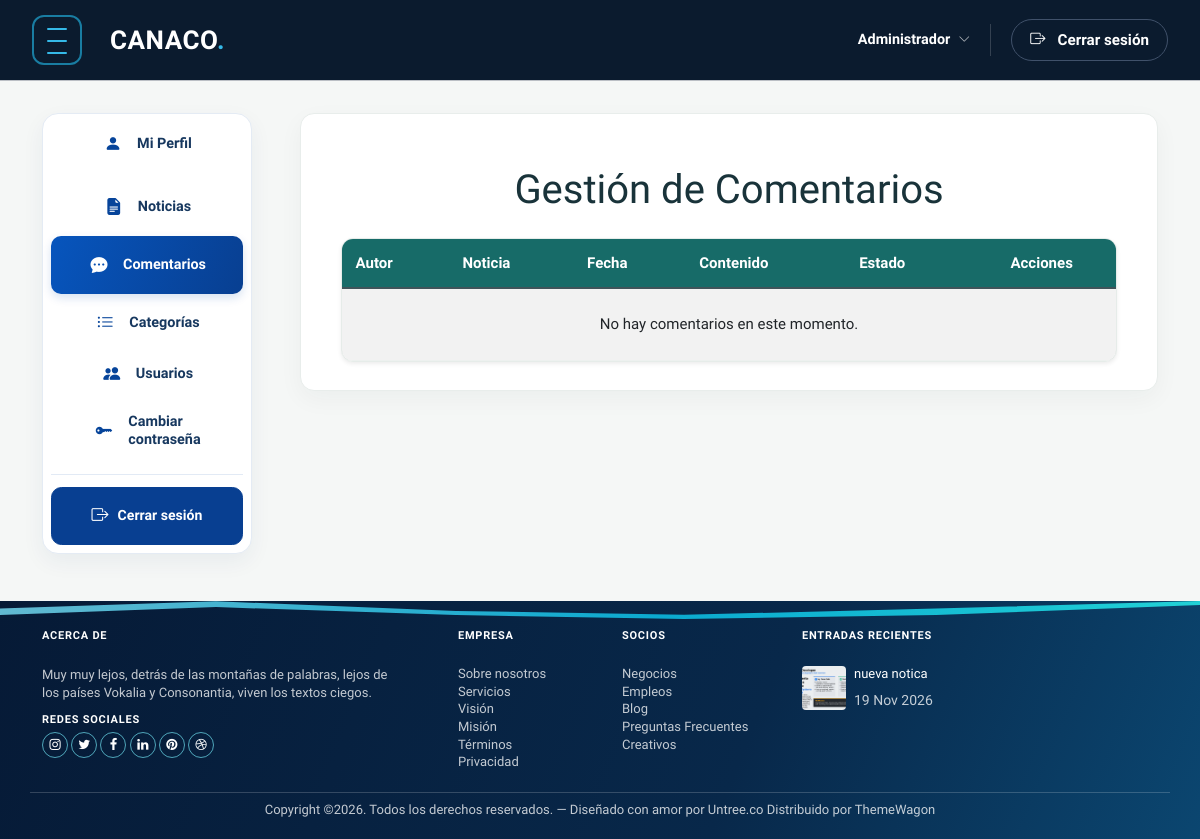
/crud_comentarios/ (signed in), run on the app's committed database.
### home/models.py (models this page shows, shortened)
class Publicacion(models.Model):
    ESTADO_BORRADOR = 'borrador'
    ESTADO_PUBLICADO = 'publicado'
    ESTADOS = [
        (ESTADO_BORRADOR, 'Borrador'),
        (ESTADO_PUBLICADO, 'Publicado'),
    ]
    titulo = models.CharField(max_length=180)
    resumen = models.TextField()
    contenido = models.TextField()
    categoria = models.ForeignKey(Categoria, on_delete=models.SET_NULL, null=True, blank=True)
    autor = models.ForeignKey(User, on_delete=models.SET_NULL, null=True, blank=True)
    imagen_portada = models.ForeignKey(
        Archivo,
        on_delete=models.SET_NULL,
        null=True,
        blank=True,
        related_name='portadas'
    )
    estado = models.CharField(max_length=20, choices=ESTADOS, default=ESTADO_BORRADOR)
    visitas = models.PositiveIntegerField(default=0)
    createdat = models.DateTimeField(auto_now_add=True)
    updatedat = models.DateTimeField(auto_now=True)
    class Meta:
        managed = True
        db_table = 'publicacion'
        verbose_name_plural = 'Publicaciones'

class Archivo(models.Model):
    nombre = models.CharField(max_length=255)
    nombre_temporal = models.CharField(max_length=255)
    ruta = models.FileField(upload_to='uploads/')
    tipo = models.CharField(max_length=100, blank=True)
    tamano = models.PositiveIntegerField(default=0)
    fk_user = models.ForeignKey(User, on_delete=models.SET_NULL, null=True, blank=True)
    createdat = models.DateTimeField(auto_now_add=True)
    class Meta:
        managed = True
        db_table = 'archivo'
        verbose_name_plural = 'Archivos'
    @property
    def display_url(self):
        ruta = str(self.ruta)
        if ruta.startswith(('images/', 'css/', 'js/', 'fonts/', 'uploads/profile-default')):
            return f'/static/{ruta}'
        return self.ruta.url

### home/views.py (the view)
# urls.py: path("crud_comentarios/", views.crud_comentarios, name="crud_comentarios"),
@operador_required
def crud_comentarios(request):
    comentarios = Comentario.objects.select_related('publicacion', 'user').order_by('-createdat')
    return render(request, 'home/crud_comentarios.html', {'comentarios': comentarios})

### home/context_processors.py (called while the page is built)
def global_categorias(request):
    return {
        'global_categorias': Categoria.objects.all().order_by('nombre'),
        'global_recientes': Publicacion.objects.filter(estado=Publicacion.ESTADO_PUBLICADO).order_by('-createdat')[:3]
    }

### home/views.py (called while the page is built)
def es_operador(user):
    return user.is_authenticated and user.is_staff and user.is_active

def operador_required(function=None):
    actual_decorator = user_passes_test(
        lambda u: es_operador(u),
        login_url='home:login'
    )
    if function:
        return actual_decorator(function)
    return actual_decorator

### home/templates/home/crud_comentarios.html (shortened to what this page needs)
{% extends 'partials/sidebar_base.html' %}
{% load static %}
{% block content %}
<div class="container mt-4">
    <h1 class="mb-4 text-center">Gestión de Comentarios</h1>
    <div class="table-responsive shadow-sm">
        <table class="table table-striped table-hover align-middle mb-0">
            <thead class="table-primary">
                <tr>
                    <th>Autor</th>
                    <th>Noticia</th>
                    <th>Fecha</th>
                    <th style="max-width: 300px;">Contenido</th>
                    <th>Estado</th>
                    <th colspan="3" class="text-center">Acciones</th>
                </tr>
            </thead>
            <tbody>
                {% for comentario in comentarios %}
                <tr>
                    <td class="fw-bold">{{ comentario.user.username }}</td>
                    <td><small>{{ comentario.publicacion.titulo|truncatechars:40 }}</small></td>
                    <td><small>{{ comentario.createdat|date:"Y-m-d H:i" }}</small></td>
                    <td>{{ comentario.contenido }}</td>
                    <td>
                        {% if comentario.estado == 'aprobado' %}
                            <span class="badge bg-success rounded-pill px-3">Aprobado</span>
                        {% elif comentario.estado == 'bloqueado' %}
                            <span class="badge bg-danger rounded-pill px-3">Bloqueado</span>
                        {% else %}
                            <span class="badge bg-warning text-dark rounded-pill px-3">Pendiente</span>
                        {% endif %}
                    </td>
                    <td class="text-end">
                        <a href="{% url 'home:aprobar_comentario' comentario.id %}" class="btn btn-success btn-sm px-3">Aprobar</a>
                    </td>
                    <td>
                        <a href="{% url 'home:bloquear_comentario' comentario.id %}" class="btn btn-warning btn-sm px-3">Bloquear</a>
                    </td>
                    <td>
                        <form method="post" action="{% url 'home:eliminar_comentario' comentario.id %}">
                            {% csrf_token %}
                            <button type="submit" class="btn btn-danger btn-sm px-3">Eliminar</button>
                        </form>
                    </td>
                </tr>
                {% empty %}
                <tr>
                    <td colspan="8" class="text-center py-4">No hay comentarios en este momento.</td>
                </tr>
                {% endfor %}
            </tbody>
        </table>
    </div>
</div>
{% endblock content %}

### home/templates/partials/footer.html (shortened to what this page needs)
{% load static %}
<footer class="site-footer">
    <div class="container">
        <div class="row">
            <div class="col-lg-4">
                <div class="widget">
                    <h3 class="mb-4">Acerca de</h3>
                    <p>Muy muy lejos, detrás de las montañas de palabras, lejos de los países Vokalia y Consonantia, viven los textos ciegos.</p>
                </div>
                <div class="widget">
                    <h3>Redes Sociales</h3>
                    <ul class="list-unstyled social">
                        <li><a href="#"><span class="icon-instagram"></span></a></li>
                        <li><a href="#"><span class="icon-twitter"></span></a></li>
                        <li><a href="#"><span class="icon-facebook"></span></a></li>
                        <li><a href="#"><span class="icon-linkedin"></span></a></li>
                        <li><a href="#"><span class="icon-pinterest"></span></a></li>
                        <li><a href="#"><span class="icon-dribbble"></span></a></li>
                    </ul>
                </div>
            </div>
            <div class="col-lg-4 ps-lg-5">
                <div class="row g-2">
                    <div class="col-6">
                        <div class="widget">
                            <h3 class="mb-4">Empresa</h3>
                            <ul class="list-unstyled links">
                                <li><a href="#">Sobre nosotros</a></li>
                                <li><a href="#">Servicios</a></li>
                                <li><a href="#">Visión</a></li>
                                <li><a href="#">Misión</a></li>
                                <li><a href="#">Términos</a></li>
                                <li><a href="#">Privacidad</a></li>
                            </ul>
                        </div>
                    </div>
                    <div class="col-6">
                        <div class="widget">
                            <h3 class="mb-4">Socios</h3>
                            <ul class="list-unstyled links">
                                <li><a href="#">Negocios</a></li>
                                <li><a href="#">Empleos</a></li>
                                <li><a href="#">Blog</a></li>
                                <li><a href="#">Preguntas Frecuentes</a></li>
                                <li><a href="#">Creativos</a></li>
                            </ul>
                        </div>
                    </div>
                </div>
            </div>
            <div class="col-lg-4">
                <div class="widget">
                    <h3 class="mb-4">Entradas Recientes</h3>
                    <div class="post-entry-footer">
                        <ul>
                            {% for noticia in global_recientes %}
                            <li>
                                <a href="{% url 'home:noticia_detalle' noticia.id %}">
                                    {% if noticia.imagen_portada %}
                                        <img src="{{ noticia.imagen_portada.display_url }}" alt="{{ noticia.titulo }}" class="me-2 rounded" style="width: 44px; height: 44px; object-fit: cover;">
                                    {% else %}
                                        <img src="{% static 'images/img_1_sq.jpg' %}" alt="{{ noticia.titulo }}" class="me-2 rounded" style="width: 44px; height: 44px; object-fit: cover;">
                                    {% endif %}
                                    <div class="text">
                                        <h4>{{ noticia.titulo }}</h4>
                                        <div class="post-meta">
                                            <span class="mr-2">{{ noticia.createdat|date:"d M Y" }}</span>
                                        </div>
                                    </div>
                                </a>
                            </li>
                            {% empty %}
                            <li><span class="text-white-50">No hay noticias recientes.</span></li>
                            {% endfor %}
                        </ul>
                    </div>
                </div>
            </div>
        </div>
        <div class="row mt-5">
            <div class="col-12 text-center">
                <p>Copyright &copy;. Todos los derechos reservados. &mdash; Diseñado con amor por <a href="https://untree.co">Untree.co</a> Distribuido por <a href="https://themewagon.com">ThemeWagon</a>
                </p>
            </div>
        </div>
    </div>
</footer>

### home/templates/partials/sidebar_base.html (style rules this page uses)
:root { --primary-blue: #176b68; --hover-blue: #115653; --light-blue: #e7f2ef; --ink: #19333a; --muted: #718187; --surface: #f5f7f6; --bs-orange: #176b68; --bs-warning: #176b68; --bs-warning-rgb: 23, 107, 104; }
body { color: var(--ink); background: var(--surface); }
.site-footer { background: linear-gradient(112deg, #061a36 0%, #08284a 62%, #0b4670 100%) !important; }
a { color: var(--primary-blue); }
.posts-entry-title, h1, h2, h3, h4 { color: var(--ink) !important; }
.site-footer a, .site-footer p, .site-footer span, .site-footer .text-white-50 { color: rgba(255, 255, 255, .76) !important; }
.site-footer h3 { color: #ffffff !important; }

### data on the page
Publicacion: imagen_portada.display_url (picture), titulo "nueva notica", createdat "19 Nov 2026"
